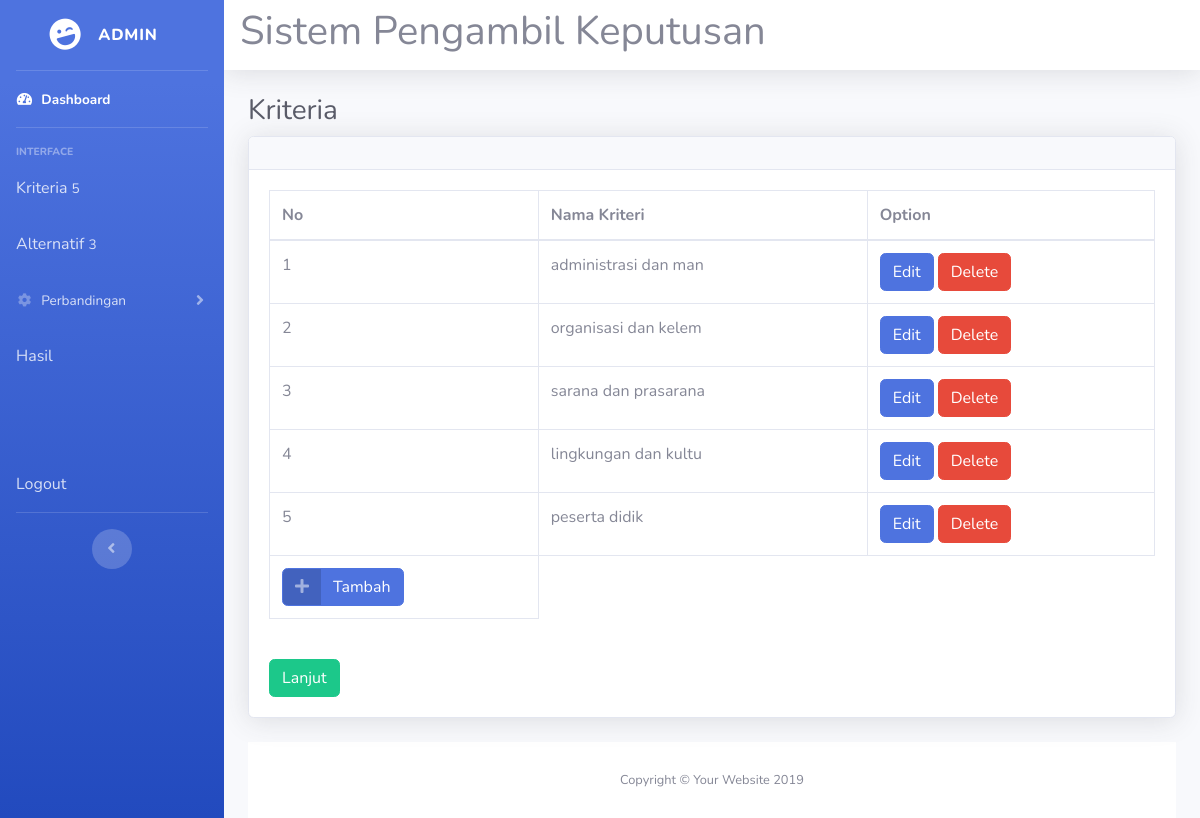
Screenshot of /kriteria.php (signed in) with the database file from the repository.
### tables this page shows
CREATE TABLE `kriteria` (
  `id` int(11) NOT NULL,
  `nama` varchar(20) NOT NULL
);

### kriteria.php (the view, shortened to what this page needs)
<?php
	include('fungsi.php');
	include('header.php');
	include('subheader.php');
?>
<h1 class="h3 mb-2 text-gray-800">Kriteria</h1>
<div class="card shadow mb-4">
<div class="card-header py-3">
</div>
<div class="card-body">
	<div class="table-responsive">
	<table class="table table-bordered" width="100%" cellspacing="0">
		<thead>
		<tr>
			<th>No</th>
			<th>Nama Kriteri</th>
			<th>Option</th>
		</tr>
		</thead>
		<tbody>
		<?php
			$query = "SELECT id,nama FROM kriteria ORDER BY id";
			$result	= mysqli_query($koneksi, $query);
			$i = 0;
			while ($row = mysqli_fetch_array($result)) {
				$i++;
		?>
			<tr>
				<td><?php echo $i ?></td>
				<td><?php echo $row['nama'] ?></td>
				<td>
					<form method="post" action="kriteria.php">
						<button type="submit" name="edit" class="btn btn-primary btn-icon-split">
							<span class="text">Edit</span>
						</button>
						<button type="submit" name="delete" class="btn btn-danger btn-icon-split">
							<span class="text">Delete</span>
						</button>
					</form>
				</td>
			</tr>
	<?php } ?>
		</tbody>
		<tfoot>
		<tr>
			<th>
			<a href="tambah.php?jenis=kriteria" class="btn btn-primary btn-icon-split">
				<span class="icon text-white-50">
					<i class="fas fa-plus"></i>
				</span>
				<span class="text">Tambah</span>
			</a>
			</th>
		</tr>
		</tfoot>
	</table>
	<br>
	<form action="alternatif.php">
		<button class="btn btn-success btn-icon-split">
			<span class="text">Lanjut</span>
		</button>
	</form>
<?php include('footer.php'); ?>

### rows the page displays
kriteria: nama "administrasi dan man"
kriteria: nama "organisasi dan kelem"
kriteria: nama "sarana dan prasarana"
kriteria: nama "lingkungan dan kultu"
kriteria: nama "peserta didik"

### other values shown
$_SESSION['username'] "ADMIN"
getJumlahKriteria() "5"
getJumlahAlternatif() "3"
